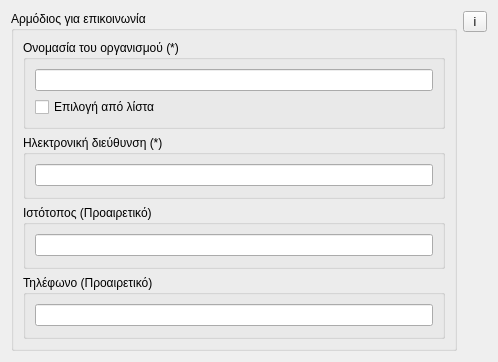
                   <widget class="QWidget" name="scrollAreaWidgetContents_2">
                    <property name="geometry">
                     <rect>
                      <x>0</x>
                      <y>0</y>
                      <width>498</width>
                      <height>362</height>
                     </rect>
                    </property>
                    <layout class="QGridLayout" name="gridLayout_6">
                     <item row="0" column="1">
                      <widget class="QToolButton" name="toolButton">
                       <property name="text">
                        <string> i </string>
                       </property>
                       <property name="icon">
                        <iconset resource=".qgis2/python/plugins/TATM_Metadata_editor/resources.qrc">
                         <normaloff>:/plugins/Metadata_editor/icons/info.png</normaloff>:/plugins/Metadata_editor/icons/info.png</iconset>
                       </property>
                      </widget>
                     </item>
                     <item row="0" column="0" rowspan="3">
                      <widget class="QGroupBox" name="groupBox_5">
                       <property name="minimumSize">
                        <size>
                         <width>0</width>
                         <height>200</height>
                        </size>
                       </property>
                       <property name="title">
                        <string>Αρμόδιος για επικοινωνία</string>
                       </property>
                       <layout class="QGridLayout" name="gridLayout_9">
                        <item row="2" column="0">
                         <widget class="QGroupBox" name="groupBox_6">
                          <property name="title">
                           <string>Ιστότοπος (Προαιρετικό)</string>
                          </property>
                          <layout class="QGridLayout" name="gridLayout_12">
                           <item row="0" column="0">
                            <widget class="QLineEdit" name="lineEdit_3"/>
                           </item>
                          </layout>
                         </widget>
                        </item>
                        <item row="1" column="0">
                         <widget class="QGroupBox" name="groupBox_8">
                          <property name="minimumSize">
                           <size>
                            <width>0</width>
                            <height>50</height>
                           </size>
                          </property>
                          <property name="title">
                           <string>Ηλεκτρονική διεύθυνση (*)</string>
                          </property>
                          <layout class="QGridLayout" name="gridLayout_10">
                           <item row="0" column="0">
                            <widget class="QLineEdit" name="lineEdit_2"/>
                           </item>
                          </layout>
                         </widget>
                        </item>
                        <item row="0" column="0">
                         <widget class="QGroupBox" name="groupBox_7">
                          <property name="minimumSize">
                           <size>
                            <width>0</width>
                            <height>50</height>
                           </size>
                          </property>
                          <property name="title">
                           <string>Oνομασία του οργανισμού (*)</string>
                          </property>
                          <layout class="QGridLayout" name="gridLayout_11">
                           <item row="0" column="0">
                            <widget class="QLineEdit" name="lineEdit"/>
                           </item>
                           <item row="1" column="0">
                            <widget class="QCheckBox" name="checkBox">
                             <property name="text">
                              <string>Επιλογή από λίστα</string>
                             </property>
                            </widget>
                           </item>
                          </layout>
                         </widget>
                        </item>
                        <item row="3" column="0">
                         <widget class="QGroupBox" name="groupBox_9">
                          <property name="title">
                           <string>Τηλέφωνο (Προαιρετικό)</string>
                          </property>
                          <layout class="QGridLayout" name="gridLayout_14">
                           <item row="0" column="0">
                            <widget class="QLineEdit" name="lineEdit_4"/>
                           </item>
                          </layout>
                         </widget>
                        </item>
                       </layout>
                      </widget>
                     </item>
                     <item row="1" column="1">
                      <spacer name="verticalSpacer_2">
                       <property name="orientation">
                        <enum>Qt::Vertical</enum>
                       </property>
                       <property name="sizeHint" stdset="0">
                        <size>
                         <width>20</width>
                         <height>40</height>
                        </size>
                       </property>
                      </spacer>
                     </item>
                    </layout>
                   </widget>
